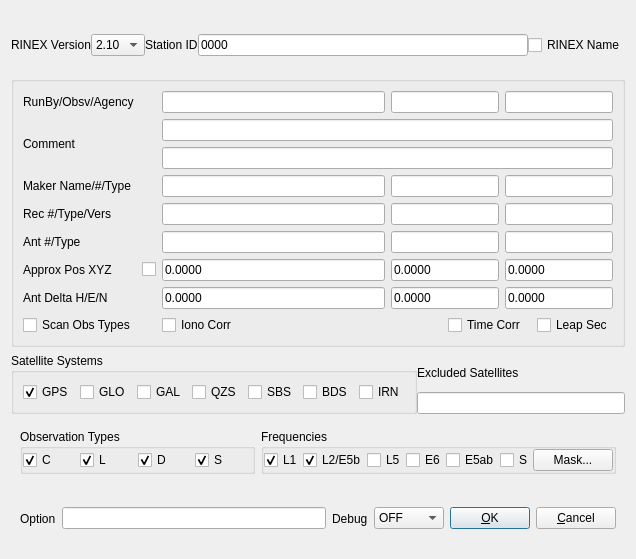
<?xml version="1.0" encoding="UTF-8"?>
<ui version="4.0">
 <class>ConvOptDialog</class>
 <widget class="QWidget" name="ConvOptDialog">
  <property name="geometry">
   <rect>
    <x>0</x>
    <y>0</y>
    <width>636</width>
    <height>559</height>
   </rect>
  </property>
  <property name="windowTitle">
   <string>Options</string>
  </property>
  <property name="toolTip">
   <string/>
  </property>
  <layout class="QVBoxLayout" name="verticalLayout">
   <item>
    <widget class="QWidget" name="widget_2" native="true">
     <layout class="QHBoxLayout" name="horizontalLayout_5">
      <property name="spacing">
       <number>0</number>
      </property>
      <property name="leftMargin">
       <number>0</number>
      </property>
      <property name="rightMargin">
       <number>0</number>
      </property>
      <property name="bottomMargin">
       <number>0</number>
      </property>
      <item>
       <widget class="QLabel" name="Label9">
        <property name="enabled">
         <bool>true</bool>
        </property>
        <property name="toolTip">
         <string/>
        </property>
        <property name="text">
         <string>RINEX Version</string>
        </property>
       </widget>
      </item>
      <item>
       <widget class="QComboBox" name="RnxVer">
        <property name="enabled">
         <bool>true</bool>
        </property>
        <property name="toolTip">
         <string/>
        </property>
        <item>
         <property name="text">
          <string>2.10</string>
         </property>
        </item>
        <item>
         <property name="text">
          <string>2.11</string>
         </property>
        </item>
        <item>
         <property name="text">
          <string>2.12</string>
         </property>
        </item>
        <item>
         <property name="text">
          <string>3.00</string>
         </property>
        </item>
        <item>
         <property name="text">
          <string>3.01</string>
         </property>
        </item>
        <item>
         <property name="text">
          <string>3.02</string>
         </property>
        </item>
        <item>
         <property name="text">
          <string>3.03</string>
         </property>
        </item>
       </widget>
      </item>
      <item>
       <widget class="QLabel" name="Label12">
        <property name="enabled">
         <bool>true</bool>
        </property>
        <property name="toolTip">
         <string/>
        </property>
        <property name="text">
         <string>Station ID</string>
        </property>
       </widget>
      </item>
      <item>
       <widget class="QLineEdit" name="RnxCode">
        <property name="enabled">
         <bool>true</bool>
        </property>
        <property name="toolTip">
         <string/>
        </property>
        <property name="text">
         <string>0000</string>
        </property>
       </widget>
      </item>
      <item>
       <widget class="QCheckBox" name="RnxFile">
        <property name="toolTip">
         <string/>
        </property>
        <property name="text">
         <string>RINEX Name</string>
        </property>
        <property name="checked">
         <bool>false</bool>
        </property>
       </widget>
      </item>
     </layout>
    </widget>
   </item>
   <item>
    <widget class="QGroupBox" name="GroupBox1">
     <property name="toolTip">
      <string/>
     </property>
     <property name="title">
      <string/>
     </property>
     <layout class="QGridLayout" name="gridLayout">
      <item row="0" column="0">
       <widget class="QLabel" name="Label2">
        <property name="enabled">
         <bool>true</bool>
        </property>
        <property name="toolTip">
         <string/>
        </property>
        <property name="text">
         <string>RunBy/Obsv/Agency</string>
        </property>
       </widget>
      </item>
      <item row="0" column="2">
       <widget class="QLineEdit" name="RunBy">
        <property name="enabled">
         <bool>true</bool>
        </property>
        <property name="toolTip">
         <string/>
        </property>
        <property name="text">
         <string/>
        </property>
       </widget>
      </item>
      <item row="0" column="3" colspan="2">
       <widget class="QLineEdit" name="Name0">
        <property name="enabled">
         <bool>true</bool>
        </property>
        <property name="toolTip">
         <string/>
        </property>
        <property name="text">
         <string/>
        </property>
       </widget>
      </item>
      <item row="0" column="5" colspan="2">
       <widget class="QLineEdit" name="Name1">
        <property name="enabled">
         <bool>true</bool>
        </property>
        <property name="toolTip">
         <string/>
        </property>
        <property name="text">
         <string/>
        </property>
       </widget>
      </item>
      <item row="1" column="0" rowspan="2">
       <widget class="QLabel" name="Label10">
        <property name="enabled">
         <bool>true</bool>
        </property>
        <property name="toolTip">
         <string/>
        </property>
        <property name="text">
         <string>Comment</string>
        </property>
       </widget>
      </item>
      <item row="1" column="2" colspan="5">
       <widget class="QLineEdit" name="Comment0">
        <property name="enabled">
         <bool>true</bool>
        </property>
        <property name="toolTip">
         <string/>
        </property>
        <property name="text">
         <string/>
        </property>
       </widget>
      </item>
      <item row="2" column="2" colspan="5">
       <widget class="QLineEdit" name="Comment1">
        <property name="enabled">
         <bool>true</bool>
        </property>
        <property name="toolTip">
         <string/>
        </property>
        <property name="text">
         <string/>
        </property>
       </widget>
      </item>
      <item row="3" column="0">
       <widget class="QLabel" name="Label1">
        <property name="enabled">
         <bool>true</bool>
        </property>
        <property name="toolTip">
         <string/>
        </property>
        <property name="text">
         <string>Maker Name/#/Type</string>
        </property>
       </widget>
      </item>
      <item row="3" column="2">
       <widget class="QLineEdit" name="Marker">
        <property name="enabled">
         <bool>true</bool>
        </property>
        <property name="toolTip">
         <string/>
        </property>
        <property name="text">
         <string/>
        </property>
       </widget>
      </item>
      <item row="3" column="3" colspan="2">
       <widget class="QLineEdit" name="MarkerNo">
        <property name="enabled">
         <bool>true</bool>
        </property>
        <property name="toolTip">
         <string/>
        </property>
        <property name="text">
         <string/>
        </property>
       </widget>
      </item>
      <item row="3" column="5" colspan="2">
       <widget class="QLineEdit" name="MarkerType">
        <property name="enabled">
         <bool>true</bool>
        </property>
        <property name="toolTip">
         <string/>
        </property>
        <property name="text">
         <string/>
        </property>
       </widget>
      </item>
      <item row="4" column="0">
       <widget class="QLabel" name="Label4">
        <property name="enabled">
         <bool>true</bool>
        </property>
        <property name="toolTip">
         <string/>
        </property>
        <property name="text">
         <string>Rec #/Type/Vers</string>
        </property>
       </widget>
      </item>
      <item row="4" column="2">
       <widget class="QLineEdit" name="Rec0">
        <property name="enabled">
         <bool>true</bool>
        </property>
        <property name="toolTip">
         <string/>
        </property>
        <property name="text">
         <string/>
        </property>
       </widget>
      </item>
      <item row="4" column="3" colspan="2">
       <widget class="QLineEdit" name="Rec1">
        <property name="enabled">
         <bool>true</bool>
        </property>
        <property name="toolTip">
         <string/>
        </property>
        <property name="text">
         <string/>
        </property>
       </widget>
      </item>
      <item row="4" column="5" colspan="2">
       <widget class="QLineEdit" name="Rec2">
        <property name="enabled">
         <bool>true</bool>
        </property>
        <property name="toolTip">
         <string/>
        </property>
        <property name="text">
         <string/>
        </property>
       </widget>
      </item>
      <item row="5" column="2">
       <widget class="QLineEdit" name="Ant0">
        <property name="enabled">
         <bool>true</bool>
        </property>
        <property name="toolTip">
         <string/>
        </property>
        <property name="text">
         <string/>
        </property>
       </widget>
      </item>
      <item row="5" column="3" colspan="2">
       <widget class="QLineEdit" name="Ant1">
        <property name="enabled">
         <bool>true</bool>
        </property>
        <property name="toolTip">
         <string/>
        </property>
        <property name="text">
         <string/>
        </property>
       </widget>
      </item>
      <item row="5" column="5" colspan="2">
       <widget class="QLineEdit" name="Ant2">
        <property name="enabled">
         <bool>true</bool>
        </property>
        <property name="toolTip">
         <string/>
        </property>
        <property name="text">
         <string/>
        </property>
       </widget>
      </item>
      <item row="6" column="0">
       <widget class="QLabel" name="Label6">
        <property name="enabled">
         <bool>true</bool>
        </property>
        <property name="toolTip">
         <string/>
        </property>
        <property name="text">
         <string>Approx Pos XYZ</string>
        </property>
       </widget>
      </item>
      <item row="6" column="1">
       <widget class="QCheckBox" name="AutoPos">
        <property name="toolTip">
         <string/>
        </property>
        <property name="text">
         <string/>
        </property>
        <property name="checked">
         <bool>false</bool>
        </property>
       </widget>
      </item>
      <item row="6" column="2">
       <widget class="QLineEdit" name="AppPos0">
        <property name="enabled">
         <bool>true</bool>
        </property>
        <property name="toolTip">
         <string/>
        </property>
        <property name="text">
         <string>0.0000</string>
        </property>
       </widget>
      </item>
      <item row="6" column="3" colspan="2">
       <widget class="QLineEdit" name="AppPos1">
        <property name="enabled">
         <bool>true</bool>
        </property>
        <property name="toolTip">
         <string/>
        </property>
        <property name="text">
         <string>0.0000</string>
        </property>
       </widget>
      </item>
      <item row="6" column="5" colspan="2">
       <widget class="QLineEdit" name="AppPos2">
        <property name="enabled">
         <bool>true</bool>
        </property>
        <property name="toolTip">
         <string/>
        </property>
        <property name="text">
         <string>0.0000</string>
        </property>
       </widget>
      </item>
      <item row="7" column="2">
       <widget class="QLineEdit" name="AntDel0">
        <property name="enabled">
         <bool>true</bool>
        </property>
        <property name="toolTip">
         <string/>
        </property>
        <property name="text">
         <string>0.0000</string>
        </property>
       </widget>
      </item>
      <item row="7" column="3" colspan="2">
       <widget class="QLineEdit" name="AntDel1">
        <property name="enabled">
         <bool>true</bool>
        </property>
        <property name="toolTip">
         <string/>
        </property>
        <property name="text">
         <string>0.0000</string>
        </property>
       </widget>
      </item>
      <item row="7" column="5" colspan="2">
       <widget class="QLineEdit" name="AntDel2">
        <property name="enabled">
         <bool>true</bool>
        </property>
        <property name="toolTip">
         <string/>
        </property>
        <property name="text">
         <string>0.0000</string>
        </property>
       </widget>
      </item>
      <item row="8" column="0">
       <widget class="QCheckBox" name="ScanObs">
        <property name="toolTip">
         <string/>
        </property>
        <property name="text">
         <string>Scan Obs Types</string>
        </property>
        <property name="checked">
         <bool>false</bool>
        </property>
       </widget>
      </item>
      <item row="8" column="2" colspan="2">
       <widget class="QCheckBox" name="OutIono">
        <property name="toolTip">
         <string/>
        </property>
        <property name="text">
         <string>Iono Corr</string>
        </property>
        <property name="checked">
         <bool>false</bool>
        </property>
       </widget>
      </item>
      <item row="8" column="4" colspan="2">
       <widget class="QCheckBox" name="OutTime">
        <property name="toolTip">
         <string/>
        </property>
        <property name="text">
         <string>Time Corr</string>
        </property>
        <property name="checked">
         <bool>false</bool>
        </property>
       </widget>
      </item>
      <item row="8" column="6">
       <widget class="QCheckBox" name="OutLeaps">
        <property name="toolTip">
         <string/>
        </property>
        <property name="text">
         <string>Leap Sec</string>
        </property>
        <property name="checked">
         <bool>false</bool>
        </property>
       </widget>
      </item>
      <item row="7" column="0">
       <widget class="QLabel" name="Label7">
        <property name="enabled">
         <bool>true</bool>
        </property>
        <property name="toolTip">
         <string/>
        </property>
        <property name="text">
         <string>Ant Delta H/E/N</string>
        </property>
       </widget>
      </item>
      <item row="5" column="0">
       <widget class="QLabel" name="Label5">
        <property name="enabled">
         <bool>true</bool>
        </property>
        <property name="toolTip">
         <string/>
        </property>
        <property name="text">
         <string>Ant #/Type</string>
        </property>
       </widget>
      </item>
     </layout>
    </widget>
   </item>
   <item>
    <widget class="QWidget" name="widget_3" native="true">
     <layout class="QGridLayout" name="gridLayout_2">
      <property name="leftMargin">
       <number>0</number>
      </property>
      <property name="topMargin">
       <number>0</number>
      </property>
      <property name="rightMargin">
       <number>0</number>
      </property>
      <property name="bottomMargin">
       <number>0</number>
      </property>
      <property name="spacing">
       <number>0</number>
      </property>
      <item row="2" column="2">
       <widget class="QLineEdit" name="ExSats">
        <property name="enabled">
         <bool>true</bool>
        </property>
        <property name="toolTip">
         <string/>
        </property>
        <property name="text">
         <string/>
        </property>
       </widget>
      </item>
      <item row="1" column="2">
       <widget class="QLabel" name="Label11">
        <property name="enabled">
         <bool>true</bool>
        </property>
        <property name="toolTip">
         <string/>
        </property>
        <property name="text">
         <string>Excluded Satellites</string>
        </property>
       </widget>
      </item>
      <item row="1" column="1" rowspan="2">
       <widget class="QGroupBox" name="GroupBox2">
        <property name="toolTip">
         <string/>
        </property>
        <property name="title">
         <string>Satellite Systems</string>
        </property>
        <layout class="QHBoxLayout" name="horizontalLayout">
         <item>
          <widget class="QCheckBox" name="Nav1">
           <property name="toolTip">
            <string/>
           </property>
           <property name="text">
            <string>GPS</string>
           </property>
           <property name="checked">
            <bool>true</bool>
           </property>
          </widget>
         </item>
         <item>
          <widget class="QCheckBox" name="Nav2">
           <property name="toolTip">
            <string/>
           </property>
           <property name="text">
            <string>GLO</string>
           </property>
           <property name="checked">
            <bool>false</bool>
           </property>
          </widget>
         </item>
         <item>
          <widget class="QCheckBox" name="Nav3">
           <property name="toolTip">
            <string/>
           </property>
           <property name="text">
            <string>GAL</string>
           </property>
           <property name="checked">
            <bool>false</bool>
           </property>
          </widget>
         </item>
         <item>
          <widget class="QCheckBox" name="Nav4">
           <property name="toolTip">
            <string/>
           </property>
           <property name="text">
            <string>QZS</string>
           </property>
           <property name="checked">
            <bool>false</bool>
           </property>
          </widget>
         </item>
         <item>
          <widget class="QCheckBox" name="Nav5">
           <property name="toolTip">
            <string/>
           </property>
           <property name="text">
            <string>SBS</string>
           </property>
           <property name="checked">
            <bool>false</bool>
           </property>
          </widget>
         </item>
         <item>
          <widget class="QCheckBox" name="Nav6">
           <property name="toolTip">
            <string/>
           </property>
           <property name="text">
            <string>BDS</string>
           </property>
           <property name="checked">
            <bool>false</bool>
           </property>
          </widget>
         </item>
         <item>
          <widget class="QCheckBox" name="Nav7">
           <property name="text">
            <string>IRN</string>
           </property>
          </widget>
         </item>
        </layout>
       </widget>
      </item>
     </layout>
    </widget>
   </item>
   <item>
    <widget class="QWidget" name="widget_4" native="true">
     <layout class="QHBoxLayout" name="horizontalLayout_6">
      <item>
       <widget class="QGroupBox" name="GroupBox3">
        <property name="toolTip">
         <string/>
        </property>
        <property name="title">
         <string>Observation Types</string>
        </property>
        <layout class="QHBoxLayout" name="horizontalLayout_2">
         <property name="spacing">
          <number>0</number>
         </property>
         <property name="leftMargin">
          <number>0</number>
         </property>
         <property name="topMargin">
          <number>0</number>
         </property>
         <property name="rightMargin">
          <number>0</number>
         </property>
         <property name="bottomMargin">
          <number>0</number>
         </property>
         <item>
          <widget class="QCheckBox" name="Obs1">
           <property name="toolTip">
            <string/>
           </property>
           <property name="text">
            <string>C</string>
           </property>
           <property name="checked">
            <bool>true</bool>
           </property>
          </widget>
         </item>
         <item>
          <widget class="QCheckBox" name="Obs2">
           <property name="toolTip">
            <string/>
           </property>
           <property name="text">
            <string>L</string>
           </property>
           <property name="checked">
            <bool>true</bool>
           </property>
          </widget>
         </item>
         <item>
          <widget class="QCheckBox" name="Obs3">
           <property name="toolTip">
            <string/>
           </property>
           <property name="text">
            <string>D</string>
           </property>
           <property name="checked">
            <bool>true</bool>
           </property>
          </widget>
         </item>
         <item>
          <widget class="QCheckBox" name="Obs4">
           <property name="toolTip">
            <string/>
           </property>
           <property name="text">
            <string>S</string>
           </property>
           <property name="checked">
            <bool>true</bool>
           </property>
          </widget>
         </item>
        </layout>
       </widget>
      </item>
      <item>
       <widget class="QGroupBox" name="GroupBox4">
        <property name="toolTip">
         <string/>
        </property>
        <property name="title">
         <string>Frequencies</string>
        </property>
        <layout class="QHBoxLayout" name="horizontalLayout_3">
         <property name="spacing">
          <number>0</number>
         </property>
         <property name="leftMargin">
          <number>0</number>
         </property>
         <property name="topMargin">
          <number>0</number>
         </property>
         <property name="rightMargin">
          <number>0</number>
         </property>
         <property name="bottomMargin">
          <number>0</number>
         </property>
         <item>
          <widget class="QCheckBox" name="Freq1">
           <property name="toolTip">
            <string/>
           </property>
           <property name="text">
            <string>L1</string>
           </property>
           <property name="checked">
            <bool>true</bool>
           </property>
          </widget>
         </item>
         <item>
          <widget class="QCheckBox" name="Freq2">
           <property name="toolTip">
            <string/>
           </property>
           <property name="text">
            <string>L2/E5b</string>
           </property>
           <property name="checked">
            <bool>true</bool>
           </property>
          </widget>
         </item>
         <item>
          <widget class="QCheckBox" name="Freq4">
           <property name="toolTip">
            <string/>
           </property>
           <property name="text">
            <string>L5</string>
           </property>
           <property name="checked">
            <bool>false</bool>
           </property>
          </widget>
         </item>
         <item>
          <widget class="QCheckBox" name="Freq5">
           <property name="toolTip">
            <string/>
           </property>
           <property name="text">
            <string>E6</string>
           </property>
           <property name="checked">
            <bool>false</bool>
           </property>
          </widget>
         </item>
         <item>
          <widget class="QCheckBox" name="Freq6">
           <property name="toolTip">
            <string/>
           </property>
           <property name="text">
            <string>E5ab</string>
           </property>
           <property name="checked">
            <bool>false</bool>
           </property>
          </widget>
         </item>
         <item>
          <widget class="QCheckBox" name="Freq7">
           <property name="text">
            <string>S</string>
           </property>
          </widget>
         </item>
         <item>
          <widget class="QPushButton" name="BtnMask">
           <property name="enabled">
            <bool>true</bool>
           </property>
           <property name="toolTip">
            <string/>
           </property>
           <property name="text">
            <string>Mask...</string>
           </property>
          </widget>
         </item>
        </layout>
       </widget>
      </item>
     </layout>
    </widget>
   </item>
   <item>
    <widget class="QWidget" name="widget" native="true">
     <layout class="QHBoxLayout" name="horizontalLayout_4">
      <item>
       <widget class="QLabel" name="Label8">
        <property name="enabled">
         <bool>true</bool>
        </property>
        <property name="toolTip">
         <string/>
        </property>
        <property name="text">
         <string>Option</string>
        </property>
       </widget>
      </item>
      <item>
       <widget class="QLineEdit" name="RcvOption">
        <property name="enabled">
         <bool>true</bool>
        </property>
        <property name="toolTip">
         <string/>
        </property>
        <property name="text">
         <string/>
        </property>
       </widget>
      </item>
      <item>
       <widget class="QLabel" name="Label3">
        <property name="enabled">
         <bool>true</bool>
        </property>
        <property name="toolTip">
         <string/>
        </property>
        <property name="text">
         <string>Debug</string>
        </property>
       </widget>
      </item>
      <item>
       <widget class="QComboBox" name="TraceLevel">
        <property name="enabled">
         <bool>true</bool>
        </property>
        <property name="toolTip">
         <string/>
        </property>
        <item>
         <property name="text">
          <string>OFF</string>
         </property>
        </item>
        <item>
         <property name="text">
          <string>Level 1</string>
         </property>
        </item>
        <item>
         <property name="text">
          <string>Level 2</string>
         </property>
        </item>
        <item>
         <property name="text">
          <string>Level 3</string>
         </property>
        </item>
        <item>
         <property name="text">
          <string>Level 4</string>
         </property>
        </item>
        <item>
         <property name="text">
          <string>Level 5</string>
         </property>
        </item>
       </widget>
      </item>
      <item>
       <widget class="QPushButton" name="BtnOk">
        <property name="enabled">
         <bool>true</bool>
        </property>
        <property name="toolTip">
         <string/>
        </property>
        <property name="text">
         <string>&amp;OK</string>
        </property>
        <property name="autoDefault">
         <bool>true</bool>
        </property>
        <property name="default">
         <bool>true</bool>
        </property>
       </widget>
      </item>
      <item>
       <widget class="QPushButton" name="BtnCancel">
        <property name="enabled">
         <bool>true</bool>
        </property>
        <property name="toolTip">
         <string/>
        </property>
        <property name="text">
         <string>&amp;Cancel</string>
        </property>
       </widget>
      </item>
     </layout>
    </widget>
   </item>
  </layout>
  <zorder>GroupBox1</zorder>
  <zorder>widget</zorder>
  <zorder>widget_2</zorder>
  <zorder>widget_3</zorder>
  <zorder>widget_4</zorder>
 </widget>
 <resources/>
 <connections/>
</ui>
